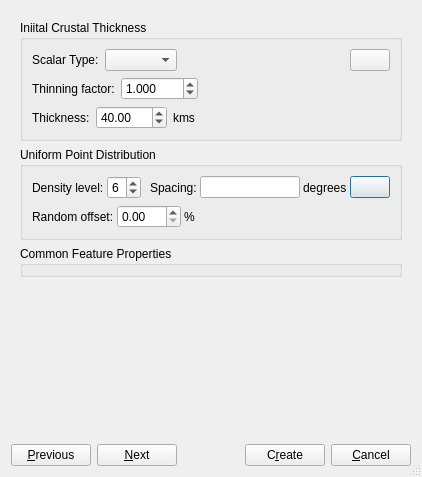
<?xml version="1.0" encoding="UTF-8"?>
<ui version="4.0">
 <class>GenerateCrustalThicknessPointsDialog</class>
 <widget class="QDialog" name="GenerateCrustalThicknessPointsDialog">
  <property name="geometry">
   <rect>
    <x>0</x>
    <y>0</y>
    <width>422</width>
    <height>477</height>
   </rect>
  </property>
  <property name="windowTitle">
   <string>Generate Crustal Thickness Points</string>
  </property>
  <property name="sizeGripEnabled">
   <bool>true</bool>
  </property>
  <layout class="QVBoxLayout" name="verticalLayout_3">
   <item>
    <widget class="QStackedWidget" name="stacked_widget">
     <property name="currentIndex">
      <number>0</number>
     </property>
     <widget class="QWidget" name="page_generate_points">
      <layout class="QGridLayout" name="gridLayout_2">
       <item row="2" column="0">
        <widget class="QGroupBox" name="point_samples_group_box">
         <property name="title">
          <string>Uniform Point Distribution</string>
         </property>
         <layout class="QVBoxLayout" name="verticalLayout">
          <item>
           <layout class="QHBoxLayout" name="horizontalLayout_2">
            <property name="spacing">
             <number>3</number>
            </property>
            <item>
             <widget class="QLabel" name="point_density_label">
              <property name="text">
               <string>Density level:</string>
              </property>
             </widget>
            </item>
            <item>
             <widget class="QSpinBox" name="point_density_spin_box">
              <property name="keyboardTracking">
               <bool>false</bool>
              </property>
              <property name="minimum">
               <number>1</number>
              </property>
              <property name="maximum">
               <number>9</number>
              </property>
              <property name="value">
               <number>6</number>
              </property>
             </widget>
            </item>
            <item>
             <spacer name="horizontalSpacer_2">
              <property name="orientation">
               <enum>Qt::Horizontal</enum>
              </property>
              <property name="sizeHint" stdset="0">
               <size>
                <width>40</width>
                <height>20</height>
               </size>
              </property>
             </spacer>
            </item>
            <item>
             <widget class="QLabel" name="label_7">
              <property name="text">
               <string>Spacing:</string>
              </property>
             </widget>
            </item>
            <item>
             <widget class="QLineEdit" name="point_density_spacing_line_edit">
              <property name="sizePolicy">
               <sizepolicy hsizetype="Minimum" vsizetype="Fixed">
                <horstretch>0</horstretch>
                <verstretch>0</verstretch>
               </sizepolicy>
              </property>
              <property name="maximumSize">
               <size>
                <width>100</width>
                <height>16777215</height>
               </size>
              </property>
              <property name="readOnly">
               <bool>true</bool>
              </property>
             </widget>
            </item>
            <item>
             <widget class="QLabel" name="label_8">
              <property name="text">
               <string>degrees</string>
              </property>
             </widget>
            </item>
            <item>
             <widget class="QPushButton" name="push_button_help_point_distribution">
              <property name="text">
               <string/>
              </property>
              <property name="icon">
               <iconset resource="../qt-resources/qt_widgets.qrc">
                <normaloff>:/human_help_browser_16.png</normaloff>:/human_help_browser_16.png</iconset>
              </property>
             </widget>
            </item>
           </layout>
          </item>
          <item>
           <layout class="QHBoxLayout" name="horizontalLayout_3">
            <property name="spacing">
             <number>3</number>
            </property>
            <item>
             <widget class="QLabel" name="label">
              <property name="text">
               <string>Random offset:</string>
              </property>
             </widget>
            </item>
            <item>
             <widget class="QDoubleSpinBox" name="random_offset_spin_box">
              <property name="keyboardTracking">
               <bool>false</bool>
              </property>
              <property name="maximum">
               <double>100.000000000000000</double>
              </property>
              <property name="singleStep">
               <double>10.000000000000000</double>
              </property>
             </widget>
            </item>
            <item>
             <widget class="QLabel" name="label_2">
              <property name="text">
               <string>%</string>
              </property>
             </widget>
            </item>
            <item>
             <spacer name="horizontalSpacer_3">
              <property name="orientation">
               <enum>Qt::Horizontal</enum>
              </property>
              <property name="sizeHint" stdset="0">
               <size>
                <width>40</width>
                <height>20</height>
               </size>
              </property>
             </spacer>
            </item>
           </layout>
          </item>
         </layout>
        </widget>
       </item>
       <item row="0" column="0">
        <widget class="QGroupBox" name="crustal_thickness_group_box">
         <property name="title">
          <string>Iniital Crustal Thickness</string>
         </property>
         <layout class="QVBoxLayout" name="verticalLayout_2">
          <item>
           <layout class="QHBoxLayout" name="horizontalLayout_4">
            <item>
             <widget class="QLabel" name="label_3">
              <property name="text">
               <string>Scalar Type:</string>
              </property>
             </widget>
            </item>
            <item>
             <widget class="QComboBox" name="crustal_scalar_type_combobox"/>
            </item>
            <item>
             <spacer name="horizontalSpacer_4">
              <property name="orientation">
               <enum>Qt::Horizontal</enum>
              </property>
              <property name="sizeHint" stdset="0">
               <size>
                <width>40</width>
                <height>20</height>
               </size>
              </property>
             </spacer>
            </item>
            <item>
             <widget class="QPushButton" name="push_button_help_scalar_type">
              <property name="text">
               <string/>
              </property>
              <property name="icon">
               <iconset resource="../qt-resources/qt_widgets.qrc">
                <normaloff>:/human_help_browser_16.png</normaloff>:/human_help_browser_16.png</iconset>
              </property>
             </widget>
            </item>
           </layout>
          </item>
          <item>
           <widget class="QWidget" name="crustal_thinning_factor_widget" native="true">
            <layout class="QHBoxLayout" name="horizontalLayout_5">
             <property name="margin">
              <number>0</number>
             </property>
             <item>
              <widget class="QLabel" name="label_5">
               <property name="text">
                <string>Thinning factor:</string>
               </property>
              </widget>
             </item>
             <item>
              <widget class="QDoubleSpinBox" name="crustal_thinning_factor_spin_box">
               <property name="decimals">
                <number>3</number>
               </property>
               <property name="minimum">
                <double>0.001000000000000</double>
               </property>
               <property name="maximum">
                <double>1000.000000000000000</double>
               </property>
               <property name="singleStep">
                <double>0.100000000000000</double>
               </property>
               <property name="value">
                <double>1.000000000000000</double>
               </property>
              </widget>
             </item>
             <item>
              <spacer name="horizontalSpacer_5">
               <property name="orientation">
                <enum>Qt::Horizontal</enum>
               </property>
               <property name="sizeHint" stdset="0">
                <size>
                 <width>40</width>
                 <height>20</height>
                </size>
               </property>
              </spacer>
             </item>
            </layout>
           </widget>
          </item>
          <item>
           <widget class="QWidget" name="crustal_thickness_widget" native="true">
            <layout class="QHBoxLayout" name="horizontalLayout_6">
             <property name="spacing">
              <number>6</number>
             </property>
             <property name="margin">
              <number>0</number>
             </property>
             <item>
              <widget class="QLabel" name="label_6">
               <property name="text">
                <string>Thickness:</string>
               </property>
              </widget>
             </item>
             <item>
              <widget class="QDoubleSpinBox" name="crustal_thickness_spin_box">
               <property name="minimum">
                <double>0.010000000000000</double>
               </property>
               <property name="maximum">
                <double>1000.000000000000000</double>
               </property>
               <property name="value">
                <double>40.000000000000000</double>
               </property>
              </widget>
             </item>
             <item>
              <widget class="QLabel" name="label_4">
               <property name="text">
                <string>kms</string>
               </property>
              </widget>
             </item>
             <item>
              <spacer name="horizontalSpacer_6">
               <property name="orientation">
                <enum>Qt::Horizontal</enum>
               </property>
               <property name="sizeHint" stdset="0">
                <size>
                 <width>40</width>
                 <height>20</height>
                </size>
               </property>
              </spacer>
             </item>
            </layout>
           </widget>
          </item>
         </layout>
        </widget>
       </item>
       <item row="3" column="0">
        <widget class="QGroupBox" name="common_feature_properties_group_box">
         <property name="title">
          <string>Common Feature Properties</string>
         </property>
        </widget>
       </item>
      </layout>
     </widget>
     <widget class="QWidget" name="page_add_feature">
      <layout class="QGridLayout" name="gridLayout_3">
       <item row="0" column="0">
        <widget class="QWidget" name="widget_choose_feature_collection_placeholder" native="true"/>
       </item>
      </layout>
     </widget>
    </widget>
   </item>
   <item>
    <spacer name="verticalSpacer">
     <property name="orientation">
      <enum>Qt::Vertical</enum>
     </property>
     <property name="sizeHint" stdset="0">
      <size>
       <width>20</width>
       <height>186</height>
      </size>
     </property>
    </spacer>
   </item>
   <item>
    <layout class="QHBoxLayout" name="horizontalLayout">
     <item>
      <widget class="QPushButton" name="button_previous">
       <property name="text">
        <string>&amp;Previous</string>
       </property>
      </widget>
     </item>
     <item>
      <widget class="QPushButton" name="button_next">
       <property name="text">
        <string>&amp;Next</string>
       </property>
      </widget>
     </item>
     <item>
      <spacer name="horizontalSpacer">
       <property name="orientation">
        <enum>Qt::Horizontal</enum>
       </property>
       <property name="sizeHint" stdset="0">
        <size>
         <width>40</width>
         <height>20</height>
        </size>
       </property>
      </spacer>
     </item>
     <item>
      <widget class="QPushButton" name="button_create">
       <property name="text">
        <string>C&amp;reate</string>
       </property>
      </widget>
     </item>
     <item>
      <widget class="QPushButton" name="button_cancel">
       <property name="text">
        <string>&amp;Cancel</string>
       </property>
      </widget>
     </item>
    </layout>
   </item>
  </layout>
 </widget>
 <resources>
  <include location="../qt-resources/qt_widgets.qrc"/>
 </resources>
 <connections/>
</ui>
